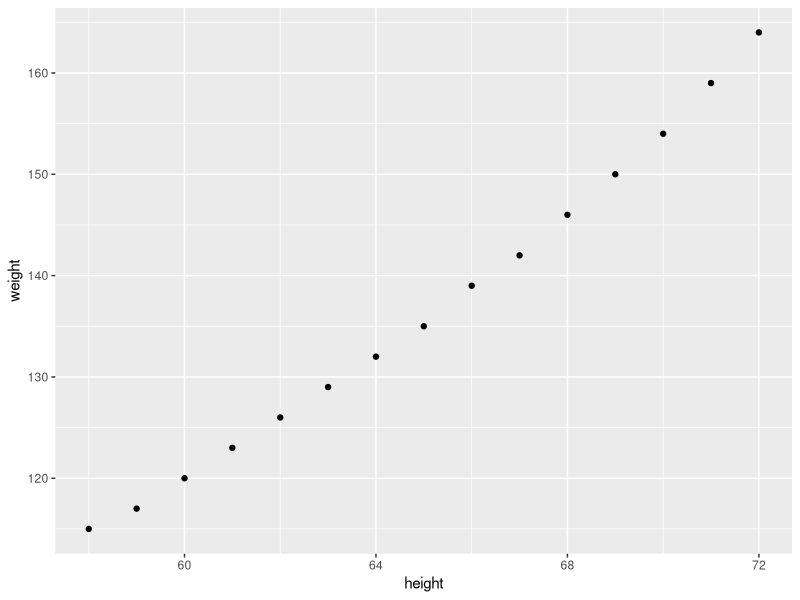
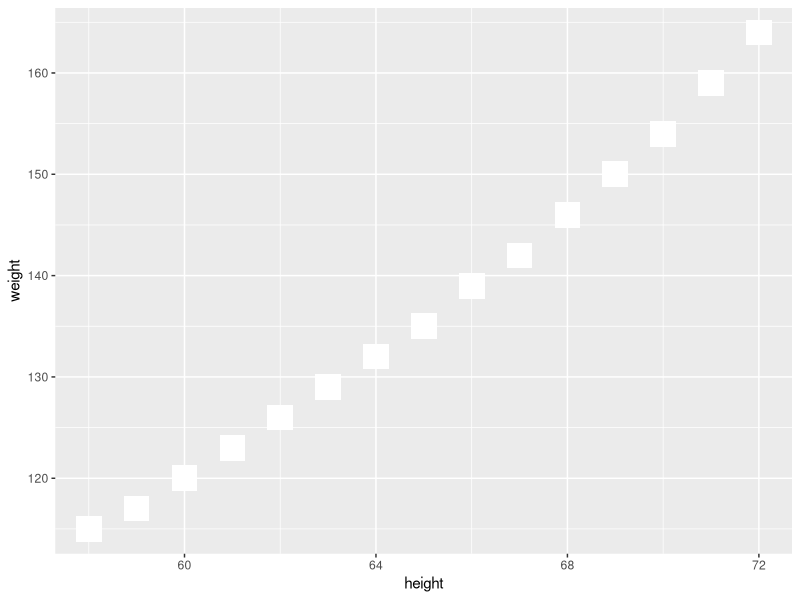

Reproduce these figures in R, in order.
#This code chunk identifies my working directory 
#and sets it to where I want to save and fetch files
#TASK: fill in between the parentheses if needed. 
#If not needed, make the two lines a comment
#getwd()
#setwd()

#This brings the 'women' data into my environment from Base R (Run this)
women

#This code saves the women data as a dataframe with a new name
#TASK: Save the women dataset with a new name
women_h_w <- data.frame(women)

print(women_h_w)

#This code chunk allows me to see the top 2 rows of my data
#TASK: Write the function that returns the top rows
women_h_w[1:2,]

#This code chunk shows me the internal structure 
#Task: Write the function that shows the number of rows, columns, column names, class of columns   
nrow(women_h_w)
ncol(women_h_w)
data.frame(sapply(women_h_w,class))

#This code chunk shows me some basic summary stats
#Such as Min, Max, Mean. Quartiles...
#Task: Write the function that gives summary stats
summary(women_h_w)

#This allows me to apply the function to just one certain column
#Task: Write the function to return the Mean of just the height column
mean(women_h_w$height)

#This allows me to save one column as its own object ('values' in the Environment)
#Task: Write the function to create an object for just the Weight column 
#and write the function to create an object for just the Height column 
#(these should show as values in the environment window, not as datasets)
women_weight <- women_h_w$weight
women_height <- women_h_w$height

women_weight
women_height
#This takes the individual objects ('values' in the Environment) and creates a dataframe
#I can see the Data in the Environment 
#Task: Write the function to create a data.frame from the height and weight values you just created
women_weight_data <- data.frame(women_weight)
women_weight_data

women_height_data <- data.frame(women_height)
women_height_data

#This code chunk creates a subset from my dataset
#Note that the subset only appears in the Console (not the Environment)
#Task: Write the function to create a subset of the data where the height is > 65
#If I wanted to save the subset, I would need to name it as done in the code above

subset(women_height_data, women_height > 65)

#This shows me how many rows are in my dataset and
#TASK: Write the function that returns the number of rows

nrow(subset(women_height_data, women_height > 65))

#This shows me how many columns are in my dataset
#TASK: Write the function that returns the number of columns
ncol(subset(women_height_data, women_height > 65))

#This also shows me how many rows and columns with just one function
#TASK: Write the function that returns the number of rows and columns with just one command
dim(subset(women_height_data, women_height > 65))

#This code will install the ggplot2 package
#TASK: Write the function that installs the ggplot2 package
install.packages("ggplot2")  
  
#This code calls the ggplot2 package so I can use its functions
#Task: Write the function that 'calls' the ggplot2 package
library(ggplot2)

#This produces a scatter plot of the height and weight columns
#Task: replace the dataset name and column names in the plot function below 
#to produce a scatter plot of height and weight
ggplot(women_h_w, aes(x=height, y=weight)) + 
  geom_point()

#Optional 'Just for fun' TASK: Change the arguments for the geom point and see what happens to the plot
ggplot(women_h_w, aes(x=height, y=weight)) + 
  geom_point(shape = 15, colour = "white", fill = "black", size = 6, stroke = 4)
